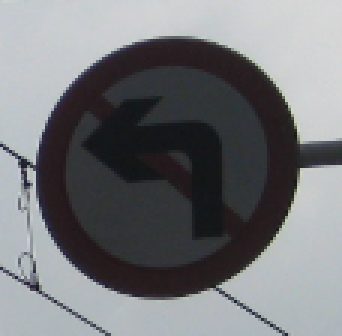
#> input picture data/traffic_Data/DATA/11/011_0011.png, 114 x 112 px, given as the content of the folder ./data/traffic_Data/DATA/3, which was not available (shown 3 times larger)
$ jupyter execute --allow-errors traffic-sign.ipynb   (shell and % lines are left out)   (text cells are left out)
#> lines starting #> are read from the running program, lines starting #| are printed output that depends on the picture; after the words box and inside, x2 and y2 are one past the last pixel; in counts of white or black regions, pixels touching at a corner belong together; pictures that were not available may be replaced by others from this repository, and a replacement may not be noted
[cell 1]
import os
import warnings
import random
import numpy as np
import pandas as pd
import cv2
from sklearn.model_selection import train_test_split
from sklearn.preprocessing import LabelEncoder
from skimage.feature import hog
from sklearn.ensemble import RandomForestClassifier
from sklearn.neighbors import KNeighborsClassifier
from sklearn.model_selection import GridSearchCV
from sklearn.model_selection import RepeatedStratifiedKFold
from sklearn.metrics import accuracy_score, precision_score, recall_score, f1_score, confusion_matrix, ConfusionMatrixDisplay
import seaborn as sns
import matplotlib.pyplot as plt
import plotly.express as px
import joblib
import pickle

[cell 2]
base_dir = "./data/traffic_Data/"
train_dir = base_dir + "/DATA/"
class_dirs = ["3", "5", "11", "16", "24", "26", "28", "30", "54", "55"]

[cell 3]
image_paths = []
for cls in class_dirs:
    for file_name in os.listdir(train_dir+cls):
        if file_name.split('.')[-1] == 'png':
            image_paths.append(os.path.join(train_dir, cls, file_name))

print("Total image =", len(image_paths))

[cell 4]
classes = []

for image_path in image_paths:
    image_path = image_path.replace("\\","/")
    classes.append(image_path.split('/')[-2])

[cell 5]
print(classes)

[cell 6]
img_ls = []
for i in image_paths:
    img = cv2.imread(i)
#> img is the input picture: shape (112, 114, 3); mean B, G, R 121.7, 118.8, 117.3
    img = cv2.cvtColor(img, cv2.COLOR_BGR2RGB)
    img = cv2.resize(img, (128, 128))
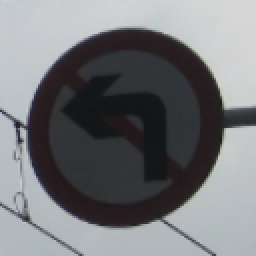
#> img: shape (128, 128, 3) (shown 2 times larger); mean R, G, B 117.2, 118.6, 121.5
    img_ls.append(img)

[cell 7]
le = LabelEncoder()
y_train = le.fit_transform(classes)
#> y_train = [5, 7, 0, 0, 0, 1, 2, 3, 4, 6, 8, 9]
y_train = np.array(y_train)
print(y_train)
#| [5 7 0 0 0 1 2 3 4 6 8 9]

[cell 8]
unique_classes = np.unique(y_train)
#> unique_classes = [0, 1, 2, 3, 4, 5, 6, 7, 8, 9]
print(unique_classes)
#| [0 1 2 3 4 5 6 7 8 9]
class_indices = {class_id: np.where(y_train == class_id)[0] for class_id in unique_classes}
#> class_indices = 10 items
print(class_indices[2])
#| [6]

#> (a cell that did not finish here is left out)

[cell 10]
def plotSample(img_ls):
    plt.figure(figsize=(12, 5))
    for i, (class_id, indices) in enumerate(class_indices.items()):
        random_index = np.random.choice(indices)
        random_image = img_ls[random_index].astype(np.uint8)
        plt.subplot(1, len(unique_classes), i + 1)
        plt.imshow(random_image)
        plt.title(class_names[class_id], fontdict={'fontsize': 8})
        plt.axis('off')
#> this loop made 1 pass
#> (class_id, indices, random_index) on pass 1: (0, [2, 3, 4], 2)
    plt.tight_layout()
    # plt.savefig("figs/segmented_class_samples")
    plt.show()

#> (a cell that did not finish here is left out)

[cell 12]
def graphSeg(img, x, y, w, h):
  mask = np.zeros(img.shape[:2], np.uint8)
  backgroundModel = np.zeros((1, 65), np.float64)
  foregroundModel = np.zeros((1, 65), np.float64)
  rectangle = (x, y, w, h)
  cv2.grabCut(img, mask, rectangle,backgroundModel,foregroundModel,5, cv2.GC_INIT_WITH_RECT)
  mask2 = np.where((mask == 2) | (mask == 0), 0, 1).astype('uint8')
  img = img * mask2[:, :, np.newaxis]
  return img

[cell 13]
for i in range(len(img_ls)):
  img_ls[i] = graphSeg(img_ls[i],5,5,118,118)
#> this loop made 12 passes
#> pass 1, in graphSeg, `img = img * mask2[:, :, np.newaxis]`:
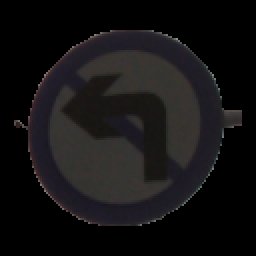
#> img: shape (128, 128, 3) (shown 2 times larger); mean of channels 0, 1, 2 19.4, 18.5, 19.8; drawn as B, G, R
#> the loop in plotSample, `for i, (class_id, indices) in enumerate(class_indices.items()):` made 1 pass
#> (class_id, indices, random_index) on pass 1: (0, [2, 3, 4], 3)
#> pass 1, in plotSample (call 2), `random_image = img_ls[random_index].astype(np.uint8)`:
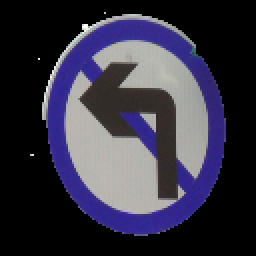
#> random_image: shape (128, 128, 3) (shown 2 times larger); mean of channels 0, 1, 2 66.1, 49.9, 52.4; drawn as B, G, R

#> (a cell that did not finish here is left out)

[cell 15]
hist_features_ls = np.zeros(shape=(len(img_ls), 3, 255, 1))

[cell 16]
def calcAllHist(img):
    hist_features = np.zeros(shape=(3,255, 1))
    r_hist = cv2.calcHist([img], [0], None, [255], [1, 256])
    g_hist = cv2.calcHist([img], [1], None, [255], [1, 256])
    b_hist = cv2.calcHist([img], [2], None, [255], [1, 256])
    r_hist, g_hist, b_hist = r_hist/r_hist.sum(), g_hist/g_hist.sum(), b_hist/b_hist.sum()
    hist_features[0] = r_hist
    hist_features[1] = g_hist
    hist_features[2] = b_hist
    return hist_features

[cell 17]
for i, img in enumerate(img_ls):
    hist_features_ls[i] = calcAllHist(img)

[cell 18]
rand_index = random.randrange(0, len(img_ls), 1)
fig, (ax1, ax2) = plt.subplots(1, 2)
fig.set_figwidth(15)
ax1.imshow(img_ls[rand_index])
ax1.axis("off")
ax1.title.set_text("Sample image")
ax2.plot(hist_features_ls[rand_index][0], color="red")
ax2.plot(hist_features_ls[rand_index][1], color ="green")
ax2.plot(hist_features_ls[rand_index][2], color="blue")
ax2.title.set_text("Histogram of sample image")
fig.tight_layout()
fig.savefig("./figs/histogram")
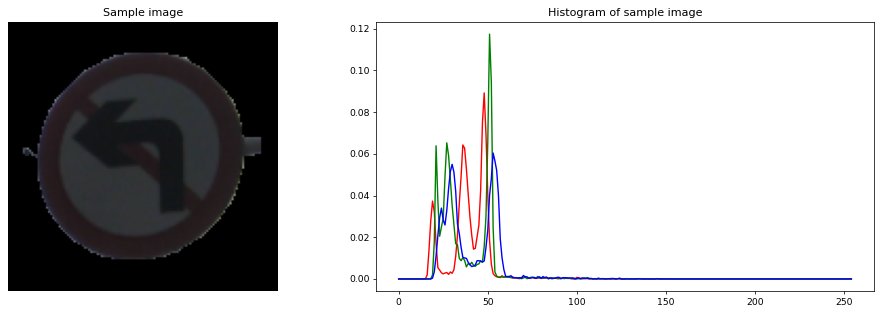
#> figure drawn by matplotlib, 2 panels; panel 2: curve peaks at x = 48, y = 0.0892; panel 2: curve peaks at x = 51, y = 0.117; panel 2: curve peaks at x = 53, y = 0.0604

[cell 19]
canny = np.zeros(shape=(len(img_ls), 128, 128))
canny_features_ls = np.zeros(shape=(len(img_ls), 256))

[cell 20]
def cannyFilter(img):
    gray_img = cv2.cvtColor(img, cv2.COLOR_RGB2GRAY)
    filtered_img = cv2.Canny(gray_img, 100, 200)
    filtered_img = filtered_img/256

    feature = []
    for i in range(filtered_img.shape[0]):
        feature.append(np.sum(filtered_img[i, :]))
    # Sum of edge values in each column
    for j in range(filtered_img.shape[1]):
        feature.append(np.sum(filtered_img[:, j]))
    return filtered_img,feature

[cell 21]
for i, img in enumerate(img_ls):
    canny[i],canny_features_ls[i] = cannyFilter(img)
#> this loop made 12 passes
#> pass 1, in cannyFilter, `filtered_img = cv2.Canny(gray_img, 100, 200)`:
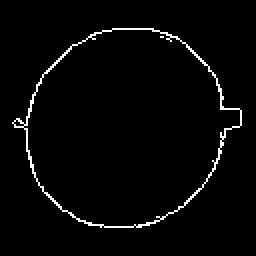
#> filtered_img: shape (128, 128) (shown 2 times larger); 2.5% white in thin lines or dots, all inside (x1, y1, x2, y2) = (6, 14, 121, 114)

[cell 22]
rand_index = random.randrange(0, len(img_ls), 1)
fig, (ax1, ax2) = plt.subplots(1, 2)
fig.set_figwidth(10)
ax1.imshow(img_ls[rand_index])
ax1.axis("off")
ax1.title.set_text("Sample image")
ax2.imshow(canny[rand_index], cmap='gray')
ax2.axis("off")
ax2.title.set_text("Filtered image")
fig.tight_layout()
fig.savefig("./figs/canny")
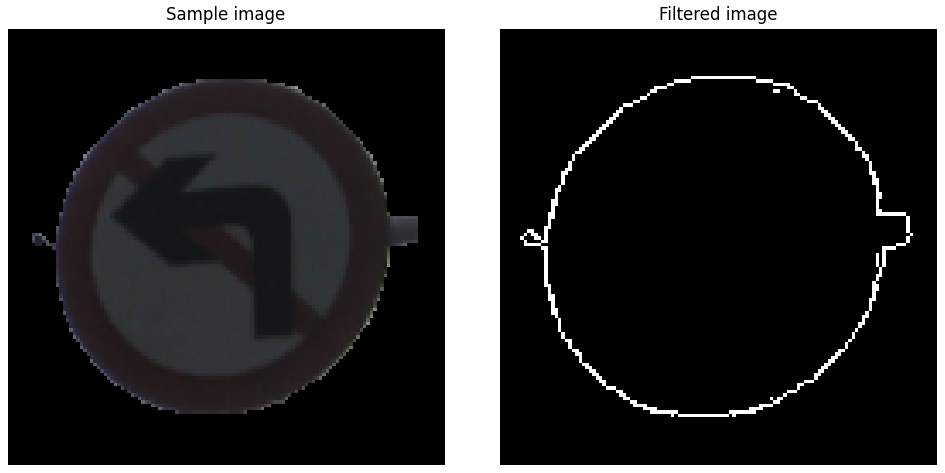
#> figure drawn by matplotlib, 2 panels

[cell 23]
hog_features_ls = np.zeros(shape=(len(img_ls), 34596))

[cell 24]
def computeHOG(img):
  gray_img = cv2.cvtColor(img, cv2.COLOR_RGB2GRAY)
  hog_feature = hog(gray_img, orientations=9,
                                pixels_per_cell=(4, 4), cells_per_block=(2, 2),
                                block_norm='L2-Hys', transform_sqrt=True)
  return hog_feature

[cell 25]
for i, img in enumerate(img_ls):
    hog_features_ls[i] = computeHOG(img)

[cell 26]
rand_index = random.randrange(0, len(img_ls), 1)
gray_img = cv2.cvtColor(img_ls[rand_index], cv2.COLOR_RGB2GRAY)
hog_feature, hog_image = hog(gray_img, orientations=9,
                                pixels_per_cell=(4, 4), cells_per_block=(2, 2),
                                block_norm='L2-Hys', visualize=True, transform_sqrt=True)
fig, (ax1, ax2) = plt.subplots(1, 2)
fig.set_figwidth(10)
ax1.imshow(img_ls[rand_index])
ax1.axis("off")
ax1.title.set_text("Sample image")
ax2.imshow(hog_image, cmap='gray')
ax2.axis("off")
ax2.title.set_text("HOG image")
fig.tight_layout()
fig.savefig("./figs/HOG")
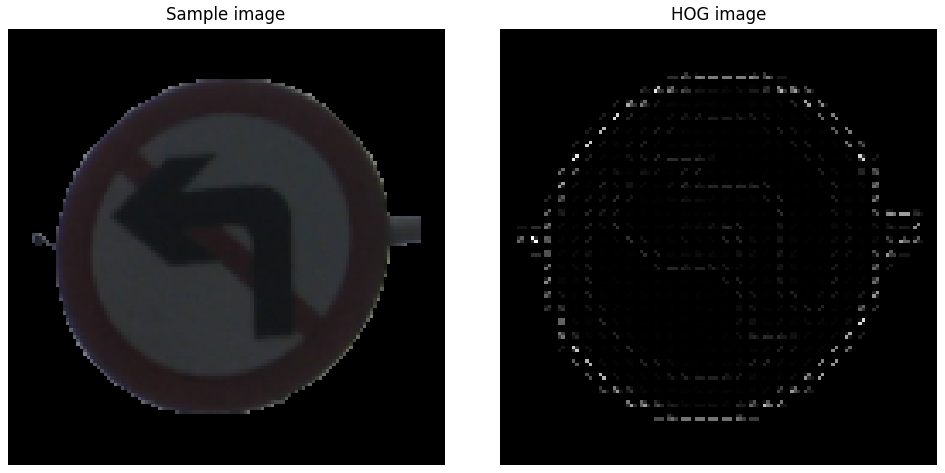
#> figure drawn by matplotlib, 2 panels

[cell 27]
knn = KNeighborsClassifier()
rf = RandomForestClassifier()

[cell 28]
cv = RepeatedStratifiedKFold(n_splits=5)

[cell 29]
n_neighbors = range(1, 21, 1)
weights = ['uniform', 'distance']
metric = ['euclidean', 'manhattan', 'minkowski']
grid_knn = dict(n_neighbors=n_neighbors,weights=weights,metric=metric)
grid_search_knn = GridSearchCV(estimator=knn, param_grid=grid_knn, n_jobs=-1, cv=cv, scoring='accuracy',error_score=0)

[cell 30]
n_estimators = [1, 10, 100, 1000]
max_depth = [int(x) for x in np.linspace(10, 100, num = 6)]
max_features = ['sqrt', 'log2']
grid_rf = dict(n_estimators=n_estimators, max_depth=max_depth,max_features=max_features)
grid_search_rf = GridSearchCV(estimator=rf, param_grid=grid_rf, n_jobs=-1, cv=cv, scoring='accuracy',error_score=0)

[cell 31]
X_train_hist_flattened = hist_features_ls.reshape(hist_features_ls.shape[0], -1)
print("Flattened data = ", X_train_hist_flattened.shape,  y_train.shape)
#| Flattened data =  (12, 765) (12,)

#> (a cell that did not finish here is left out)

#> (a cell that did not finish here is left out)

#> (a cell that did not finish here is left out)

#> (a cell that did not finish here is left out)

#> (a cell that did not finish here is left out)

#> (a cell that did not finish here is left out)

[cell 38]
X_canny_flattened = canny_features_ls.reshape(canny_features_ls.shape[0], -1)

print("Flattened data = ", X_canny_flattened.shape,  y_train.shape)
#| Flattened data =  (12, 256) (12,)
